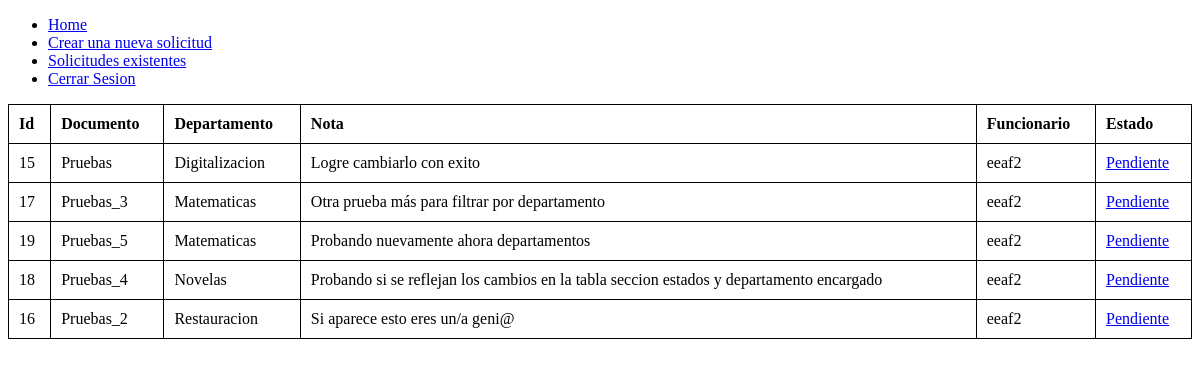
The page /editar_departamental/ (signed in) on the database as committed earlier.
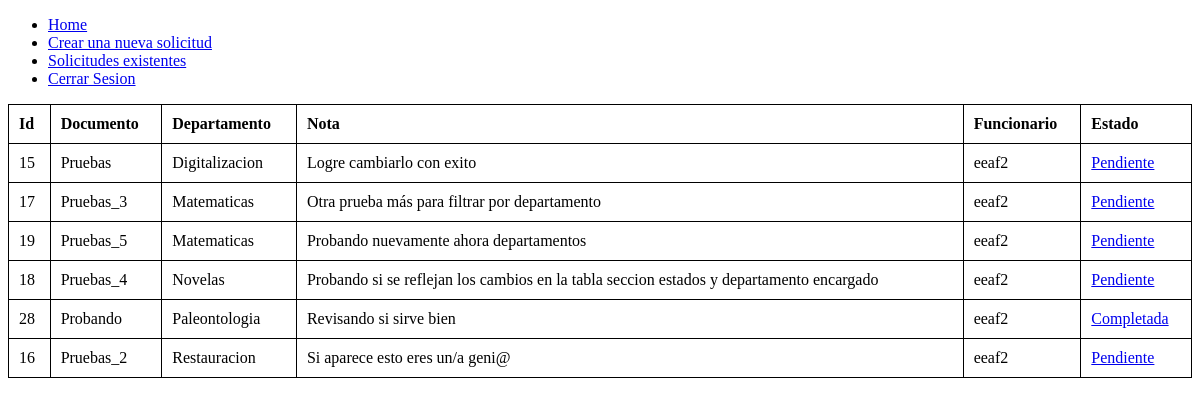
The same page on the database as committed later.
### Cuentas/models.py (models this page shows, shortened)
class Solicitudes(models.Model):
    ESTADOS = [
        ('Pendiente','Pendiente'),
        ('En proceso','En proceso'),
        ('Completada','Completada'),
        ('Rechazada','Rechazada')
    ]
    DEPARTAMENTOS = [
        ("placeholder","Seleccionar"),
        ("Matematicas","Matematicas"),
        ("Paleontologia","Paleontologia"),
        ("Restauracion","Restauracion"),
        ("Digitalizacion","Digitalizacion"),
        ("libritos","Libreria"),
        ("Novelas","Novelas"),
        ("cuentos","Cuentos"),
        ]
    Prioridad=[
        ("Muy Importante","Muy Importante"),
        ("Importante","Importante"),
        ("Poco Importante","Poco Importante")
    ]
    documento = models.CharField(max_length=100)
    departamento = models.CharField(max_length=60, choices=DEPARTAMENTOS,default="placeholder")
    nota = models.TextField(blank=True)
    fecha = models.DateTimeField(auto_now_add=True)
    autor = models.CharField(max_length=60)
    estado = models.CharField(max_length=20, choices=ESTADOS, default='pendiente')
    prioridad= models.CharField(max_length=120, choices=Prioridad, default="Importante")
    class Meta:
        ordering = ['-fecha']  # Ordena por fecha de manera ascendente
        ordering = ['departamento']

### Cuentas/views.py (the view)
# urls.py: path("editar_departamental/", views.editar_departamento, name= "filtrar_solicitudes_usuario_estados"),
def editar_departamento(request):
    if request.user.is_authenticated:
        usuario = request.user.username
        soli_usuario= Solicitudes.objects.filter(autor=usuario)
    else:
        soli_usuario= Solicitudes.objects.none()
    return render(request,"editar_solicitud_departamento.html", {"valor":soli_usuario})

### Cuentas/templates/editar_solicitud_departamento.html (shortened to what this page needs)
{% extends "master.html" %}
{% block content %}
<table>
    <thead>
        <tr>
            <th>Id</th>
            <th>Documento</th>
            <th>Departamento</th>
            <th>Nota</th>
            <th>Funcionario</th>
            <th>Estado</th>
        </tr>
    </thead>
    <tbody>
        {% for x in valor %}
            <tr>
                <td>{{x.id}}</td>
                <td>{{ x.documento }}</td>
                <td>{{ x.departamento }}</td>
                <td>{{ x.nota }}</td>
                <td>{{ x.autor }}</td>
                <td><a href= "{% url 'editar_estados' x.id %}">{{ x.estado }}</a></td>
            </tr>
        {% empty %}
            <tr>
                <td colspan="7">No hay solicitudes.</td>
            </tr>
        {% endfor %}
    </tbody>
</table>
{% endblock %}

Rows that differ between the two databases and show on the page:
added Solicitudes: id "28", documento "Probando", departamento "Paleontologia", nota "Revisando si sirve bien", autor "eeaf2", estado "Completada"
